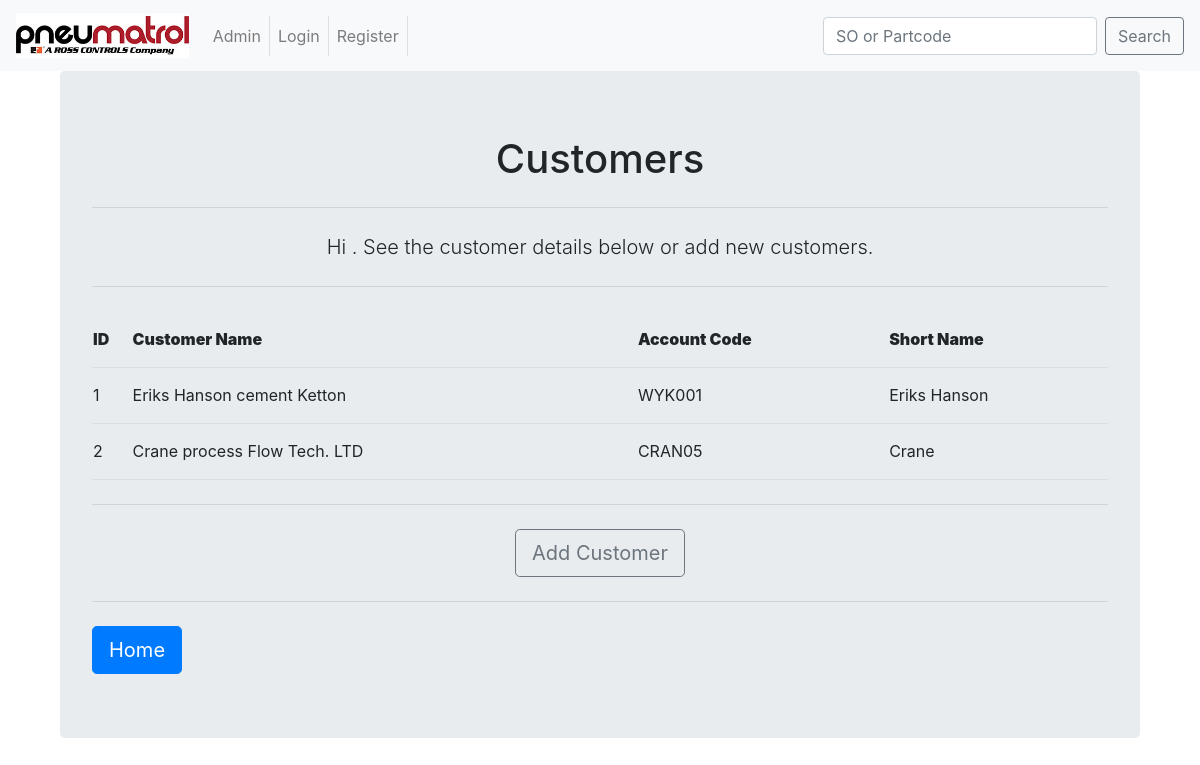
/ORWAapp/home/Customers/, run on an earlier commit of the app's database.
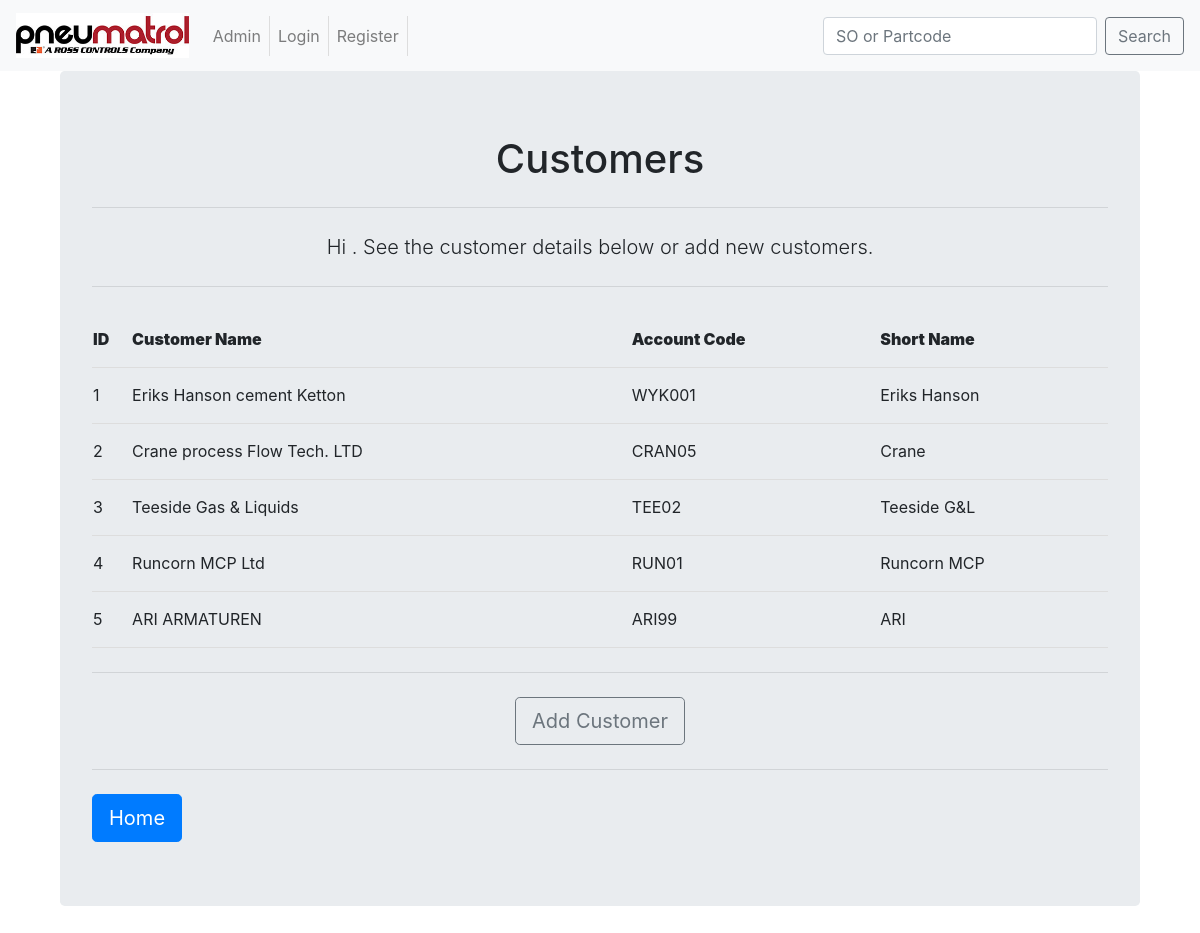
And on a later commit of the database.
### ORWAapp/models.py (models this page shows, shortened)
class Customers(models.Model):
	full_name = models.CharField(max_length=200,
								help_text='Customer Name',
								)
	account_name = models.CharField(max_length=6,
								unique=True,
								help_text='Account ref',
								)
	short_name = models.CharField(max_length=50,
								blank=True,
								null=True,
								)
	class Meta:
		verbose_name_plural = "Customer"

### ORWAapp/views.py (the view)
# urls.py: path('home/Customers/', views.Customer, name = "Customers"),
def Customer(request):
    user = request.user.username
    data = Customers.objects.all()
    context = {
        'Customers':data,
        'insert_me':user,
        }
    return render(request,'ORWAapp/home/Customers.html',context)

### templates/ORWAapp/home/Customers.html (shortened to what this page needs)
<!DOCTYPE html>
{% extends "base.html" %}
	{% block body_block %}
		<div class="container">
			<div class="jumbotron">
				<center>
					<h1>Customers</h1>
					<hr class="my-4">
					<centre><p class="lead">Hi {{ insert_me }}. See the customer details below or add new customers.  </p>
					<hr class="my-4">
					<table id="customers">
					    <tr>
					        <th><strong>ID</strong></th>
					        <th><strong>Customer Name</strong></th>	  <th><strong>Account Code</strong></th>
					        <th><strong>Short Name</strong></th>
					    </tr>
					    {% for customer in Customers %}
					    <tr>
					    	<td>{{ customer.id }}</td>
					        <td>{{ customer.full_name }}</td>
					        <td>{{ customer.account_name }}</td>
					        <td>{{ customer.short_name }}</td>
					    </tr>
					    {% endfor %}
					</table>
					<hr class="my-4">
					<a class="btn btn-outline-secondary btn-lg" href="{% url 'ORWAapp:NewCustomer' %}" role="button">Add Customer</a>
					</center>
			<hr class="my-4">
			<a class="btn btn-primary btn-lg" href="{% url 'ORWAapp:home' %}" role="button">Home</a>
			</div>
		</div>
	{% endblock %}

What changed in the data, as far as the page shows it:
added Customers: id "3", full_name "Teeside Gas & Liquids", account_name "TEE02", short_name "Teeside G&L"
added Customers: id "4", full_name "Runcorn MCP Ltd", account_name "RUN01", short_name "Runcorn MCP"
added Customers: id "5", full_name "ARI ARMATUREN", account_name "ARI99", short_name "ARI"
